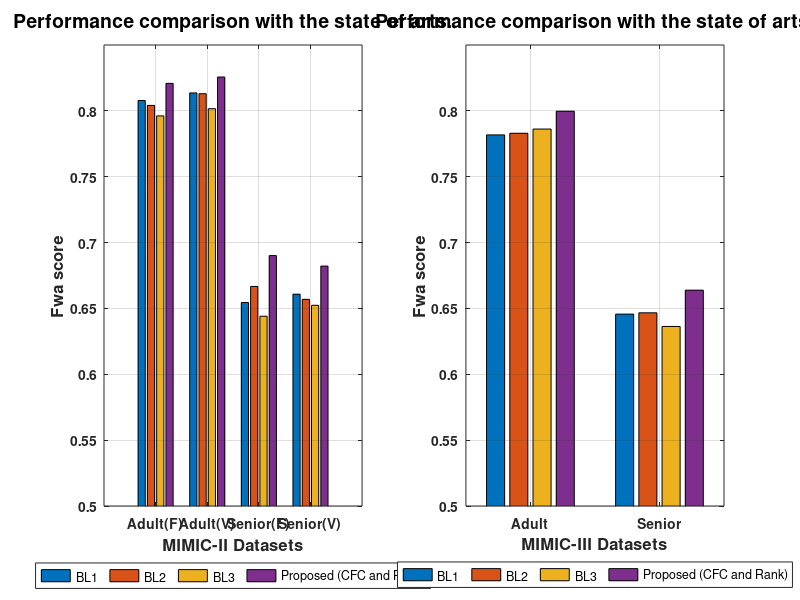

This figure's MATLAB source:
mimic2_data = [
    0.80786 0.80414 0.79618 0.82088; 
    0.81363 0.81303 0.80166 0.8257; 
    0.6545 0.66671 0.6441 0.69014; 
    0.66083 0.65692 0.65239 0.68215];
fig = figure;
subplot(1,2,1);
hbar1 = bar(mimic2_data);
ylim([0.50 0.85]);
grid on
legend('BL1', 'BL2', 'BL3', 'Proposed (CFC and Rank)', 'Location', 'SouthOutside', 'Orientation','Horizontal');
set(gca,'XTick',[1 2 3 4 ]);
set(gca,'XTickLabel', {'Adult(F)', 'Adult(V)', 'Senior(F)', 'Senior(V)'}, 'FontWeight', 'bold'); 
xlabel('MIMIC-II Datasets','FontSize',12,'FontWeight','bold');
ylabel('Fwa score','FontSize',12,'FontWeight','bold');
title('Performance comparison with the state of arts.', 'FontSize', 14, 'FontWeight', 'bold');

% Get the data for all the bars that were plotted
 x = get(hbar1,'XData');
 y = get(hbar1,'YData');
 
mimic3_data = [
    0.78177 0.783 0.78619 0.79975; 
    0.64569 0.64669 0.63633 0.66387];
subplot(1,2,2);
hbar2 = bar(mimic3_data);
ylim([0.50 0.85]);
grid on
legend('BL1', 'BL2', 'BL3', 'Proposed (CFC and Rank)', 'Location', 'SouthOutside', 'Orientation','Horizontal');
set(gca,'XTick',[1 2]);
set(gca,'XTickLabel', {'Adult', 'Senior'}, 'FontWeight', 'bold'); 
xlabel('MIMIC-III Datasets','FontSize',12,'FontWeight','bold');
ylabel('Fwa score','FontSize',12,'FontWeight','bold');
title('Performance comparison with the state of arts.', 'FontSize', 14, 'FontWeight', 'bold');
